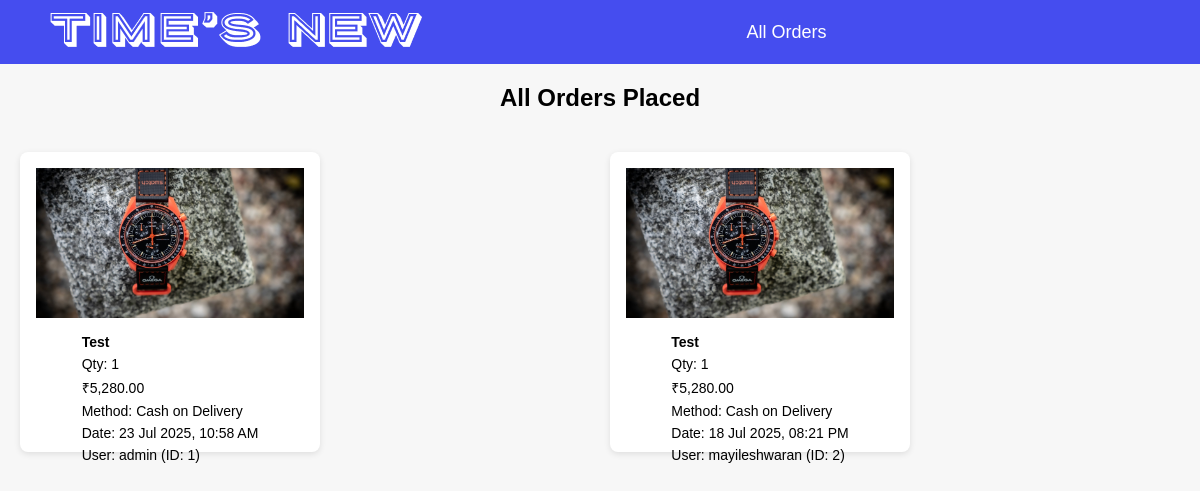
The app's page /orders.php (signed in), older data.
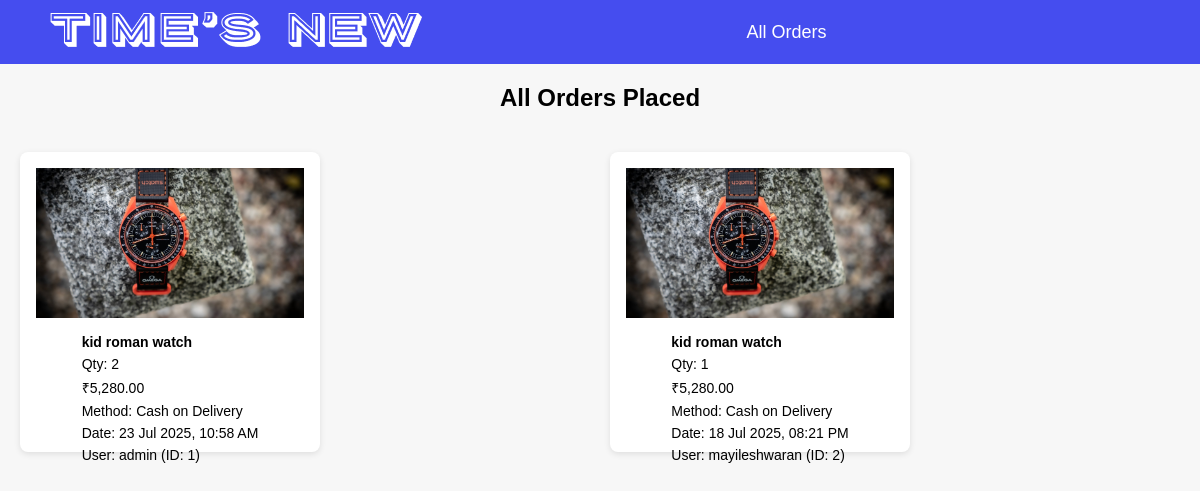
The same page, newer data.
### tables this page shows
CREATE TABLE `orders` (
  `id` int(11) NOT NULL,
  `product_id` int(11) DEFAULT NULL,
  `quantity` int(11) DEFAULT 1,
  `price` decimal(10,2) DEFAULT NULL,
  `created_at` datetime DEFAULT current_timestamp(),
  `payment_method` varchar(50) DEFAULT NULL,
  `fullname` varchar(100) DEFAULT NULL,
  `address` text DEFAULT NULL,
  `city` varchar(100) DEFAULT NULL,
  `pincode` varchar(10) DEFAULT NULL,
  `phone` varchar(15) DEFAULT NULL,
  `user_id` int(11) DEFAULT NULL
);

CREATE TABLE `products` (
  `id` int(11) NOT NULL,
  `name` varchar(255) NOT NULL,
  `price` decimal(10,2) NOT NULL,
  `discount_percent` int(11) DEFAULT 0,
  `type` varchar(100) DEFAULT NULL,
  `brand` varchar(100) DEFAULT NULL,
  `image_path` varchar(255) DEFAULT NULL,
  `quantity` int(11) NOT NULL DEFAULT 0,
  `status` enum('active','inactive') NOT NULL DEFAULT 'active'
);

CREATE TABLE `users` (
  `id` int(11) NOT NULL,
  `name` varchar(100) NOT NULL,
  `email` varchar(100) NOT NULL,
  `password` varchar(100) NOT NULL,
  `role` enum('admin','user') DEFAULT 'user'
);

### orders.php (the view, shortened to what this page needs)
<?php
include 'db.php';
$user_id = $_SESSION['user_id'];
$role_sql = "SELECT role FROM users WHERE id = ?";
$role_stmt = $conn->prepare($role_sql);
$role_stmt->bind_param("i", $user_id);
$role_stmt->execute();
$role_result = $role_stmt->get_result();
$user = $role_result->fetch_assoc();
$is_admin = ($user && $user['role'] === 'admin');
$sql = "SELECT
            o.id AS order_id,
            o.product_id,
            o.quantity,
            o.price,
            o.payment_method,
            o.created_at,
            o.user_id,
            p.name AS product_name,
            p.image_path,
            u.name AS user_name
        FROM orders o
        JOIN products p ON o.product_id = p.id
        JOIN users u ON o.user_id = u.id ";
$sql .= " ORDER BY o.created_at DESC";
$stmt = $conn->prepare($sql);
if ($is_admin) {
    $stmt->execute();
} else {
    $stmt->bind_param("i", $user_id);
    $stmt->execute();
}
$result = $stmt->get_result();
?>
<!DOCTYPE html>
<html>
<head>
  <link rel="stylesheet" href="./css/nav.css">
  <link rel="stylesheet" href="./css/order.css">
  <link rel="stylesheet" href="https://cdnjs.cloudflare.com/ajax/libs/font-awesome/6.7.2/css/all.min.css">
</head>
<body>
<div class="navbar">
  <div class="logo"><img src="./image/Time’s new.png" alt=""></div>
  <div class="center"><?= $is_admin ? 'All Orders' : 'Your Orders' ?></div>
</div>
<h2><?= $is_admin ? 'All Orders Placed' : 'Your Orders' ?></h2>
<?php if ($result->num_rows > 0): ?>
  <div class="order-grid">
    <?php while ($row = $result->fetch_assoc()): ?>
      <div class="order-card">
        <img src="uploads/<?= htmlspecialchars($row['image_path']) ?>" alt="<?= htmlspecialchars($row['product_name']) ?>">
        <div class="order-info">
          <p><strong><?= htmlspecialchars($row['product_name']) ?></strong></p>
          <p>Qty: <?= $row['quantity'] ?></p>
          <p>₹<?= number_format($row['price'], 2) ?></p>
          <p>Method: <?= $row['payment_method'] ?></p>
          <p>Date: <?= date('d M Y, h:i A', strtotime($row['created_at'])) ?></p>
          <?php if ($is_admin): ?>
            <p>User: <?= htmlspecialchars($row['user_name']) ?> (ID: <?= $row['user_id'] ?>)</p>
          <?php endif; ?>
        </div>
      </div>
    <?php endwhile; ?>
  </div>
<?php else: ?>
  <div class="no-orders">No orders found.</div>
<?php endif; ?>
</body>
</html>

Row changes from the older to the newer data that the page shows:
changed orders "23 Jul 2025, 10:58 AM": product.name "Test" → "kid roman watch"; quantity "1" → "2"
changed through a linked row, orders "18 Jul 2025, 08:21 PM": product.name "Test" → "kid roman watch"
